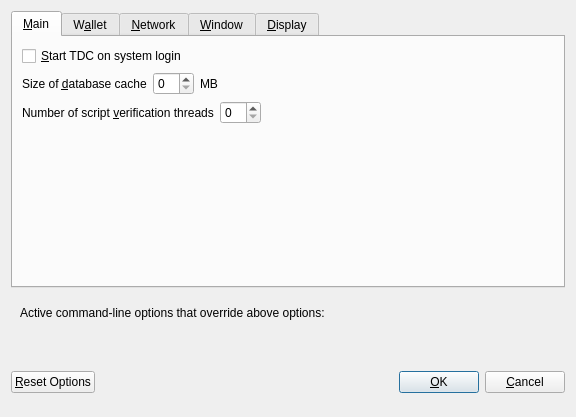
<?xml version="1.0" encoding="UTF-8"?>
<ui version="4.0">
 <class>OptionsDialog</class>
 <widget class="QDialog" name="OptionsDialog">
  <property name="geometry">
   <rect>
    <x>0</x>
    <y>0</y>
    <width>576</width>
    <height>417</height>
   </rect>
  </property>
  <property name="windowTitle">
   <string>Options</string>
  </property>
  <property name="modal">
   <bool>true</bool>
  </property>
  <layout class="QVBoxLayout" name="verticalLayout">
   <item>
    <widget class="QTabWidget" name="tabWidget">
     <property name="currentIndex">
      <number>0</number>
     </property>
     <widget class="QWidget" name="tabMain">
      <attribute name="title">
       <string>&amp;Main</string>
      </attribute>
      <layout class="QVBoxLayout" name="verticalLayout_Main">
       <item>
        <widget class="QCheckBox" name="bitcoinAtStartup">
         <property name="toolTip">
          <string>Automatically start TDC after logging in to the system.</string>
         </property>
         <property name="text">
          <string>&amp;Start TDC on system login</string>
         </property>
        </widget>
       </item>
       <item>
        <layout class="QHBoxLayout" name="horizontalLayout_2_Main">
         <item>
          <widget class="QLabel" name="databaseCacheLabel">
           <property name="text">
            <string>Size of &amp;database cache</string>
           </property>
           <property name="textFormat">
            <enum>Qt::PlainText</enum>
           </property>
           <property name="buddy">
            <cstring>databaseCache</cstring>
           </property>
          </widget>
         </item>
         <item>
          <widget class="QSpinBox" name="databaseCache"/>
         </item>
         <item>
          <widget class="QLabel" name="databaseCacheUnitLabel">
           <property name="text">
            <string>MB</string>
           </property>
           <property name="textFormat">
            <enum>Qt::PlainText</enum>
           </property>
          </widget>
         </item>
         <item>
          <spacer name="horizontalSpacer_2_Main">
           <property name="orientation">
            <enum>Qt::Horizontal</enum>
           </property>
           <property name="sizeHint" stdset="0">
            <size>
             <width>40</width>
             <height>20</height>
            </size>
           </property>
          </spacer>
         </item>
        </layout>
       </item>
       <item>
        <layout class="QHBoxLayout" name="horizontalLayout_3_Main">
         <item>
          <widget class="QLabel" name="threadsScriptVerifLabel">
           <property name="text">
            <string>Number of script &amp;verification threads</string>
           </property>
           <property name="textFormat">
            <enum>Qt::PlainText</enum>
           </property>
           <property name="buddy">
            <cstring>threadsScriptVerif</cstring>
           </property>
          </widget>
         </item>
         <item>
          <widget class="QSpinBox" name="threadsScriptVerif">
           <property name="toolTip">
            <string>(0 = auto, &lt;0 = leave that many cores free)</string>
           </property>
          </widget>
         </item>
         <item>
          <spacer name="horizontalSpacer_3_Main">
           <property name="orientation">
            <enum>Qt::Horizontal</enum>
           </property>
           <property name="sizeHint" stdset="0">
            <size>
             <width>40</width>
             <height>20</height>
            </size>
           </property>
          </spacer>
         </item>
        </layout>
       </item>
       <item>
        <spacer name="verticalSpacer_Main">
         <property name="orientation">
          <enum>Qt::Vertical</enum>
         </property>
         <property name="sizeHint" stdset="0">
          <size>
           <width>20</width>
           <height>40</height>
          </size>
         </property>
        </spacer>
       </item>
      </layout>
     </widget>
     <widget class="QWidget" name="tabWallet">
      <attribute name="title">
       <string>W&amp;allet</string>
      </attribute>
      <layout class="QVBoxLayout" name="verticalLayout_Wallet">
       <item>
        <widget class="QGroupBox" name="groupBox">
         <property name="title">
          <string>Expert</string>
         </property>
         <layout class="QVBoxLayout" name="verticalLayout_2">
          <item>
           <widget class="QCheckBox" name="coinControlFeatures">
            <property name="toolTip">
             <string>Whether to show coin control features or not.</string>
            </property>
            <property name="text">
             <string>Enable coin &amp;control features</string>
            </property>
           </widget>
          </item>
          <item>
           <widget class="QCheckBox" name="showMasternodesTab">
            <property name="toolTip">
             <string>Show additional tab listing all your masternodes in first sub-tab&lt;br/&gt;and all masternodes on the network in second sub-tab.</string>
            </property>
            <property name="text">
             <string>Show Masternodes Tab</string>
            </property>
           </widget>
          </item>
          <item>
           <widget class="QCheckBox" name="spendZeroConfChange">
            <property name="toolTip">
             <string>If you disable the spending of unconfirmed change, the change from a transaction&lt;br/&gt;cannot be used until that transaction has at least one confirmation.&lt;br/&gt;This also affects how your balance is computed.</string>
            </property>
            <property name="text">
             <string>&amp;Spend unconfirmed change</string>
            </property>
           </widget>
          </item>
         </layout>
        </widget>
       </item>
       <item>
        <spacer name="verticalSpacer_Wallet">
         <property name="orientation">
          <enum>Qt::Vertical</enum>
         </property>
         <property name="sizeHint" stdset="0">
          <size>
           <width>20</width>
           <height>40</height>
          </size>
         </property>
        </spacer>
       </item>
      </layout>
     </widget>
     <widget class="QWidget" name="tabNetwork">
      <attribute name="title">
       <string>&amp;Network</string>
      </attribute>
      <layout class="QVBoxLayout" name="verticalLayout_Network">
       <item>
        <widget class="QCheckBox" name="mapPortUpnp">
         <property name="toolTip">
          <string>Automatically open the TDC client port on the router. This only works when your router supports UPnP and it is enabled.</string>
         </property>
         <property name="text">
          <string>Map port using &amp;UPnP</string>
         </property>
        </widget>
       </item>
       <item>
        <widget class="QCheckBox" name="allowIncoming">
         <property name="toolTip">
          <string>Accept connections from outside</string>
         </property>
         <property name="text">
          <string>Allow incoming connections</string>
         </property>
        </widget>
       </item>
       <item>
        <widget class="QCheckBox" name="connectSocks">
         <property name="toolTip">
          <string>Connect to the TDC network through a SOCKS5 proxy.</string>
         </property>
         <property name="text">
          <string>&amp;Connect through SOCKS5 proxy (default proxy):</string>
         </property>
        </widget>
       </item>
       <item>
        <layout class="QHBoxLayout" name="horizontalLayout_1_Network">
         <item>
          <widget class="QLabel" name="proxyIpLabel">
           <property name="text">
            <string>Proxy &amp;IP:</string>
           </property>
           <property name="textFormat">
            <enum>Qt::PlainText</enum>
           </property>
           <property name="buddy">
            <cstring>proxyIp</cstring>
           </property>
          </widget>
         </item>
         <item>
          <widget class="QValidatedLineEdit" name="proxyIp">
           <property name="minimumSize">
            <size>
             <width>140</width>
             <height>0</height>
            </size>
           </property>
           <property name="maximumSize">
            <size>
             <width>140</width>
             <height>16777215</height>
            </size>
           </property>
           <property name="toolTip">
            <string>IP address of the proxy (e.g. IPv4: 127.0.0.1 / IPv6: ::1)</string>
           </property>
          </widget>
         </item>
         <item>
          <widget class="QLabel" name="proxyPortLabel">
           <property name="text">
            <string>&amp;Port:</string>
           </property>
           <property name="textFormat">
            <enum>Qt::PlainText</enum>
           </property>
           <property name="buddy">
            <cstring>proxyPort</cstring>
           </property>
          </widget>
         </item>
         <item>
          <widget class="QLineEdit" name="proxyPort">
           <property name="minimumSize">
            <size>
             <width>55</width>
             <height>0</height>
            </size>
           </property>
           <property name="maximumSize">
            <size>
             <width>55</width>
             <height>16777215</height>
            </size>
           </property>
           <property name="toolTip">
            <string>Port of the proxy (e.g. 9050)</string>
           </property>
          </widget>
         </item>
         <item>
          <spacer name="horizontalSpacer_1_Network">
           <property name="orientation">
            <enum>Qt::Horizontal</enum>
           </property>
           <property name="sizeHint" stdset="0">
            <size>
             <width>40</width>
             <height>20</height>
            </size>
           </property>
          </spacer>
         </item>
        </layout>
       </item>
       <item>
        <spacer name="verticalSpacer_Network">
         <property name="orientation">
          <enum>Qt::Vertical</enum>
         </property>
         <property name="sizeHint" stdset="0">
          <size>
           <width>20</width>
           <height>40</height>
          </size>
         </property>
        </spacer>
       </item>
      </layout>
     </widget>
     <widget class="QWidget" name="tabWindow">
      <attribute name="title">
       <string>&amp;Window</string>
      </attribute>
      <layout class="QVBoxLayout" name="verticalLayout_Window">
       <item>
        <widget class="QCheckBox" name="minimizeToTray">
         <property name="toolTip">
          <string>Show only a tray icon after minimizing the window.</string>
         </property>
         <property name="text">
          <string>&amp;Minimize to the tray instead of the taskbar</string>
         </property>
        </widget>
       </item>
       <item>
        <widget class="QCheckBox" name="minimizeOnClose">
         <property name="toolTip">
          <string>Minimize instead of exit the application when the window is closed. When this option is enabled, the application will be closed only after selecting Quit in the menu.</string>
         </property>
         <property name="text">
          <string>M&amp;inimize on close</string>
         </property>
        </widget>
       </item>
       <item>
        <spacer name="verticalSpacer_Window">
         <property name="orientation">
          <enum>Qt::Vertical</enum>
         </property>
         <property name="sizeHint" stdset="0">
          <size>
           <width>20</width>
           <height>40</height>
          </size>
         </property>
        </spacer>
       </item>
      </layout>
     </widget>
     <widget class="QWidget" name="tabDisplay">
      <attribute name="title">
       <string>&amp;Display</string>
      </attribute>
      <layout class="QVBoxLayout" name="verticalLayout_Display">
       <item>
        <layout class="QHBoxLayout" name="horizontalLayout_1_Display">
         <item>
          <widget class="QLabel" name="langLabel">
           <property name="text">
            <string>User Interface &amp;language:</string>
           </property>
           <property name="textFormat">
            <enum>Qt::PlainText</enum>
           </property>
           <property name="buddy">
            <cstring>lang</cstring>
           </property>
          </widget>
         </item>
         <item>
          <widget class="QValueComboBox" name="lang">
           <property name="toolTip">
            <string>The user interface language can be set here. This setting will take effect after restarting TDC.</string>
           </property>
          </widget>
         </item>
        </layout>
       </item>
       <item>
        <widget class="QLabel" name="label_3">
         <property name="toolTip">
          <string notr="true"/>
         </property>
         <property name="statusTip">
          <string notr="true"/>
         </property>
         <property name="whatsThis">
          <string notr="true"/>
         </property>
         <property name="accessibleName">
          <string notr="true"/>
         </property>
         <property name="text">
          <string>Language missing or translation incomplete? Help contributing translations here:
https://www.transifex.com/tdc-project/tdc-project-translations</string>
         </property>
         <property name="wordWrap">
          <bool>true</bool>
         </property>
         <property name="openExternalLinks">
          <bool>true</bool>
         </property>
         <property name="textInteractionFlags">
          <set>Qt::TextBrowserInteraction</set>
         </property>
        </widget>
       </item>
       <item>
        <layout class="QHBoxLayout" name="horizontalLayout_4_Display" stretch="0,0">
         <item>
          <widget class="QLabel" name="themeLabel">
           <property name="text">
            <string>User Interface Theme:</string>
           </property>
          </widget>
         </item>
         <item>
          <widget class="QValueComboBox" name="theme"/>
         </item>
        </layout>
       </item>
       <item>
        <widget class="Line" name="line">
         <property name="orientation">
          <enum>Qt::Horizontal</enum>
         </property>
        </widget>
       </item>
       <item>
        <layout class="QHBoxLayout" name="horizontalLayout_2_Display">
         <item>
          <widget class="QLabel" name="unitLabel">
           <property name="text">
            <string>&amp;Unit to show amounts in:</string>
           </property>
           <property name="textFormat">
            <enum>Qt::PlainText</enum>
           </property>
           <property name="buddy">
            <cstring>unit</cstring>
           </property>
          </widget>
         </item>
         <item>
          <widget class="QValueComboBox" name="unit">
           <property name="toolTip">
            <string>Choose the default subdivision unit to show in the interface and when sending coins.</string>
           </property>
          </widget>
         </item>
        </layout>
       </item>
       <item>
        <layout class="QHBoxLayout" name="horizontalLayout_5_Display">
         <item>
          <widget class="QLabel" name="digitsLabel">
           <property name="text">
            <string>Decimal digits</string>
           </property>
          </widget>
         </item>
         <item>
          <widget class="QValueComboBox" name="digits"/>
         </item>
        </layout>
       </item>
       <item>
        <layout class="QHBoxLayout" name="horizontalLayout_3_Display">
         <item>
          <widget class="QLabel" name="thirdPartyTxUrlsLabel">
           <property name="toolTip">
            <string>Third party URLs (e.g. a block explorer) that appear in the transactions tab as context menu items. %s in the URL is replaced by transaction hash. Multiple URLs are separated by vertical bar |.</string>
           </property>
           <property name="text">
            <string>Third party transaction URLs</string>
           </property>
           <property name="buddy">
            <cstring>thirdPartyTxUrls</cstring>
           </property>
          </widget>
         </item>
         <item>
          <widget class="QLineEdit" name="thirdPartyTxUrls">
           <property name="toolTip">
            <string>Third party URLs (e.g. a block explorer) that appear in the transactions tab as context menu items. %s in the URL is replaced by transaction hash. Multiple URLs are separated by vertical bar |.</string>
           </property>
          </widget>
         </item>
        </layout>
       </item>
       <item>
        <spacer name="verticalSpacer">
         <property name="orientation">
          <enum>Qt::Vertical</enum>
         </property>
         <property name="sizeHint" stdset="0">
          <size>
           <width>20</width>
           <height>40</height>
          </size>
         </property>
        </spacer>
       </item>
      </layout>
     </widget>
    </widget>
   </item>
   <item>
    <widget class="QFrame" name="frame">
     <layout class="QVBoxLayout" name="verticalLayout_Bottom">
      <item>
       <layout class="QHBoxLayout" name="horizontalLayout_Bottom">
        <item>
         <widget class="QLabel" name="overriddenByCommandLineInfoLabel">
          <property name="text">
           <string>Active command-line options that override above options:</string>
          </property>
          <property name="textFormat">
           <enum>Qt::PlainText</enum>
          </property>
         </widget>
        </item>
        <item>
         <spacer name="horizontalSpacer_Bottom">
          <property name="orientation">
           <enum>Qt::Horizontal</enum>
          </property>
          <property name="sizeHint" stdset="0">
           <size>
            <width>40</width>
            <height>20</height>
           </size>
          </property>
         </spacer>
        </item>
       </layout>
      </item>
      <item>
       <widget class="QLabel" name="overriddenByCommandLineLabel">
        <property name="text">
         <string/>
        </property>
        <property name="textFormat">
         <enum>Qt::PlainText</enum>
        </property>
        <property name="wordWrap">
         <bool>true</bool>
        </property>
       </widget>
      </item>
     </layout>
    </widget>
   </item>
   <item>
    <layout class="QHBoxLayout" name="horizontalLayout_Buttons">
     <item>
      <widget class="QPushButton" name="resetButton">
       <property name="toolTip">
        <string>Reset all client options to default.</string>
       </property>
       <property name="text">
        <string>&amp;Reset Options</string>
       </property>
       <property name="autoDefault">
        <bool>false</bool>
       </property>
      </widget>
     </item>
     <item>
      <spacer name="horizontalSpacer_1">
       <property name="orientation">
        <enum>Qt::Horizontal</enum>
       </property>
       <property name="sizeHint" stdset="0">
        <size>
         <width>40</width>
         <height>48</height>
        </size>
       </property>
      </spacer>
     </item>
     <item>
      <widget class="QLabel" name="statusLabel">
       <property name="minimumSize">
        <size>
         <width>200</width>
         <height>0</height>
        </size>
       </property>
       <property name="font">
        <font>
         <weight>75</weight>
         <bold>true</bold>
        </font>
       </property>
       <property name="text">
        <string/>
       </property>
       <property name="textFormat">
        <enum>Qt::PlainText</enum>
       </property>
       <property name="wordWrap">
        <bool>true</bool>
       </property>
      </widget>
     </item>
     <item>
      <spacer name="horizontalSpacer_2">
       <property name="orientation">
        <enum>Qt::Horizontal</enum>
       </property>
       <property name="sizeHint" stdset="0">
        <size>
         <width>40</width>
         <height>48</height>
        </size>
       </property>
      </spacer>
     </item>
     <item>
      <widget class="QPushButton" name="okButton">
       <property name="text">
        <string>&amp;OK</string>
       </property>
       <property name="autoDefault">
        <bool>false</bool>
       </property>
       <property name="default">
        <bool>true</bool>
       </property>
      </widget>
     </item>
     <item>
      <widget class="QPushButton" name="cancelButton">
       <property name="text">
        <string>&amp;Cancel</string>
       </property>
       <property name="autoDefault">
        <bool>false</bool>
       </property>
      </widget>
     </item>
    </layout>
   </item>
  </layout>
 </widget>
 <customwidgets>
  <customwidget>
   <class>QValidatedLineEdit</class>
   <extends>QLineEdit</extends>
   <header>qvalidatedlineedit.h</header>
  </customwidget>
  <customwidget>
   <class>QValueComboBox</class>
   <extends>QComboBox</extends>
   <header>qvaluecombobox.h</header>
  </customwidget>
 </customwidgets>
 <resources/>
 <connections/>
</ui>
